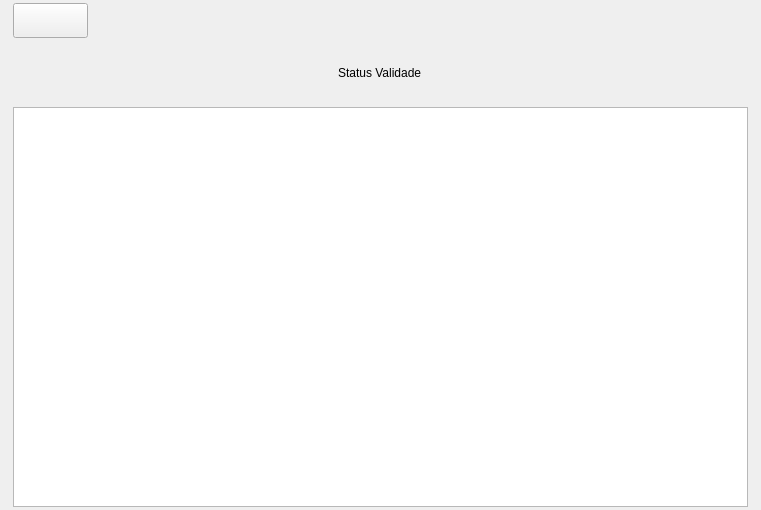
<?xml version="1.0" encoding="UTF-8"?>
<ui version="4.0">
 <class>WStatusValidade</class>
 <widget class="QWidget" name="WStatusValidade">
  <property name="geometry">
   <rect>
    <x>0</x>
    <y>0</y>
    <width>761</width>
    <height>510</height>
   </rect>
  </property>
  <property name="sizePolicy">
   <sizepolicy hsizetype="Fixed" vsizetype="Fixed">
    <horstretch>0</horstretch>
    <verstretch>0</verstretch>
   </sizepolicy>
  </property>
  <property name="minimumSize">
   <size>
    <width>761</width>
    <height>0</height>
   </size>
  </property>
  <property name="maximumSize">
   <size>
    <width>761</width>
    <height>16777215</height>
   </size>
  </property>
  <property name="windowTitle">
   <string>Form</string>
  </property>
  <layout class="QVBoxLayout" name="verticalLayout">
   <property name="spacing">
    <number>18</number>
   </property>
   <property name="leftMargin">
    <number>13</number>
   </property>
   <property name="topMargin">
    <number>1</number>
   </property>
   <property name="rightMargin">
    <number>13</number>
   </property>
   <property name="bottomMargin">
    <number>0</number>
   </property>
   <item alignment="Qt::AlignLeft">
    <widget class="QPushButton" name="pbVoltar">
     <property name="sizePolicy">
      <sizepolicy hsizetype="Fixed" vsizetype="Fixed">
       <horstretch>0</horstretch>
       <verstretch>0</verstretch>
      </sizepolicy>
     </property>
     <property name="minimumSize">
      <size>
       <width>75</width>
       <height>35</height>
      </size>
     </property>
     <property name="maximumSize">
      <size>
       <width>75</width>
       <height>35</height>
      </size>
     </property>
     <property name="cursor">
      <cursorShape>PointingHandCursor</cursorShape>
     </property>
     <property name="text">
      <string/>
     </property>
     <property name="shortcut">
      <string>Ctrl+B</string>
     </property>
    </widget>
   </item>
   <item alignment="Qt::AlignHCenter">
    <widget class="QLabel" name="outTitulo">
     <property name="sizePolicy">
      <sizepolicy hsizetype="Preferred" vsizetype="Fixed">
       <horstretch>0</horstretch>
       <verstretch>0</verstretch>
      </sizepolicy>
     </property>
     <property name="minimumSize">
      <size>
       <width>0</width>
       <height>29</height>
      </size>
     </property>
     <property name="maximumSize">
      <size>
       <width>16777215</width>
       <height>29</height>
      </size>
     </property>
     <property name="text">
      <string>Status Validade</string>
     </property>
    </widget>
   </item>
   <item alignment="Qt::AlignHCenter">
    <widget class="QTableView" name="tabela">
     <property name="sizePolicy">
      <sizepolicy hsizetype="Fixed" vsizetype="Fixed">
       <horstretch>0</horstretch>
       <verstretch>0</verstretch>
      </sizepolicy>
     </property>
     <property name="minimumSize">
      <size>
       <width>735</width>
       <height>400</height>
      </size>
     </property>
     <property name="maximumSize">
      <size>
       <width>735</width>
       <height>400</height>
      </size>
     </property>
     <attribute name="horizontalHeaderCascadingSectionResizes">
      <bool>true</bool>
     </attribute>
     <attribute name="verticalHeaderVisible">
      <bool>false</bool>
     </attribute>
    </widget>
   </item>
  </layout>
 </widget>
 <tabstops>
  <tabstop>pbVoltar</tabstop>
  <tabstop>tabela</tabstop>
 </tabstops>
 <resources/>
 <connections>
  <connection>
   <sender>pbVoltar</sender>
   <signal>clicked()</signal>
   <receiver>WStatusValidade</receiver>
   <slot>voltar()</slot>
   <hints>
    <hint type="sourcelabel">
     <x>57</x>
     <y>21</y>
    </hint>
    <hint type="destinationlabel">
     <x>199</x>
     <y>149</y>
    </hint>
   </hints>
  </connection>
 </connections>
 <slots>
  <slot>voltar()</slot>
 </slots>
</ui>
